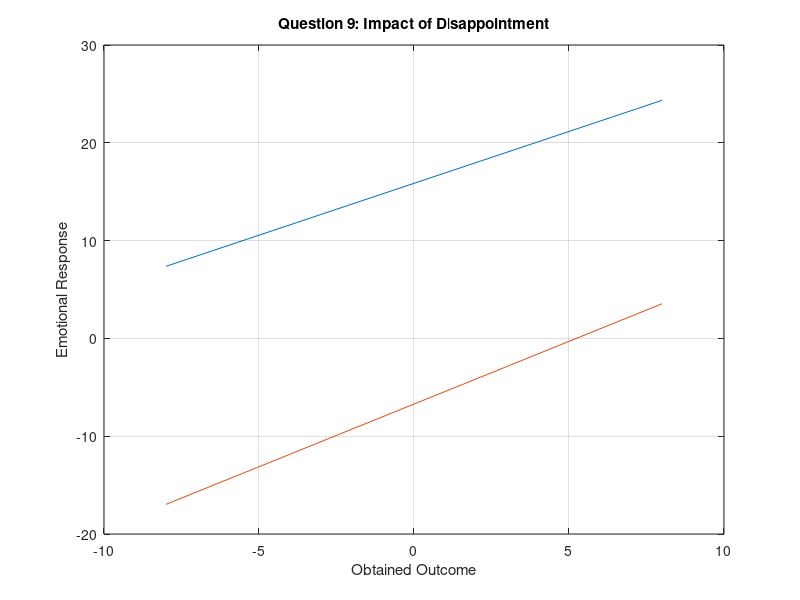

Write MATLAB code to recreate this figure.
X1 = [-8 8];
Y1 = [7.37037037 24.3417722];
plot(X1,Y1);
grid on;
hold on;
X2 = [-8 8];
Y2 = [-16.968992 3.54237288];
plot(X2,Y2);
axis([-10 10 -20 30]);
title('Question 9: Impact of Disappointment');
xlabel('Obtained Outcome');
ylabel('Emotional Response');
hold off;
